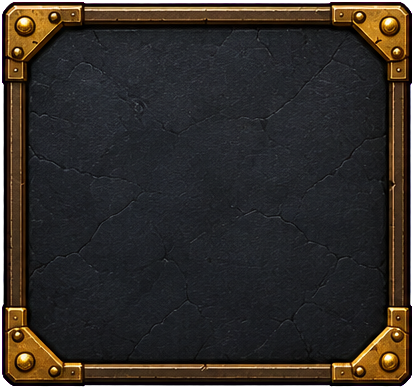
#> input picture art/ui_kit/window_square.png, 414 x 389 px
$ python slate_button.py window_square.png window_square.png out.png
#> lines starting #> are read from the running program, lines starting #| are printed output that depends on the picture
"""The slate twin of the green button: the same brass rim and end rivets, the green enamel face swapped for the
window's dark slate (its light and shade kept). Usage: py slate_button.py <btn_green.png> <window_square.png> <out.png>"""
import sys
from PIL import Image

g = Image.open(sys.argv[1]).convert("RGBA")
#> g is the input picture: PIL image 414x389 RGBA; mean R, G, B, A 44.4, 41, 34.4, 247.1
w = Image.open(sys.argv[2]).convert("RGBA")
slate = w.crop((90, 90, 324, 299)).resize(g.size, Image.LANCZOS)
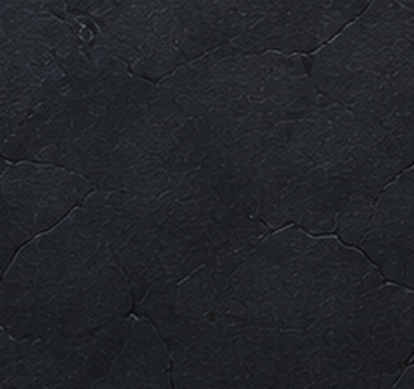
#> slate: PIL image 414x389 RGBA; mean R, G, B, A 34.4, 36.8, 41.5, 255
px, sp = g.load(), slate.load()
face = []
for y in range(g.height):
    for x in range(g.width):
        r, gg, b, a = px[x, y]
        if a > 0 and gg > r + 12 and gg > b + 8:
            face.append((x, y, (r + gg + b) / 3))
#> after the loop, face = 74 items, first 6: (12, 2, 30.33), (84, 2, 85), (401, 2, 5.33), (10, 3, 34.67), (9, 4, 19.67), (5, 8, 15)
mean = sum(f[2] for f in face) / len(face)
#> mean = 24.65
for x, y, l in face:
    s = sp[x, y]
    k = (l / mean) ** 1.1
    px[x, y] = (min(255, int(s[0] * k * 1.05)), min(255, int(s[1] * k * 1.05)), min(255, int(s[2] * k * 1.1)), px[x, y][3])
#> this loop made 74 passes
#> (x, y, l, s, k) on passes 1 to 12: (12, 2, 30.33, (39, 41, 49, 255), 1.26), (84, 2, 85, (31, 32, 39, 255), 3.9), (401, 2, 5.33, (40, 40, 48, 255), 0.186), (10, 3, 34.67, (39, 43, 49, 255), 1.45), (9, 4, 19.67, (44, 50, 55, 255), 0.78), (5, 8, 15, (41, 46, 53, 255), 0.579), (411, 12, 12.33, (39, 39, 45, 255), 0.467), (2, 13, 45.67, (43, 46, 52, 255), 1.97), (2, 83, 85, (38, 41, 47, 255), 3.9), (3, 206, 4.67, (33, 36, 40, 255), 0.16), (3, 207, 4.33, (28, 31, 36, 255), 0.148), (3, 303, 7.67, (32, 36, 38, 255), 0.277)
g.save(sys.argv[3])
